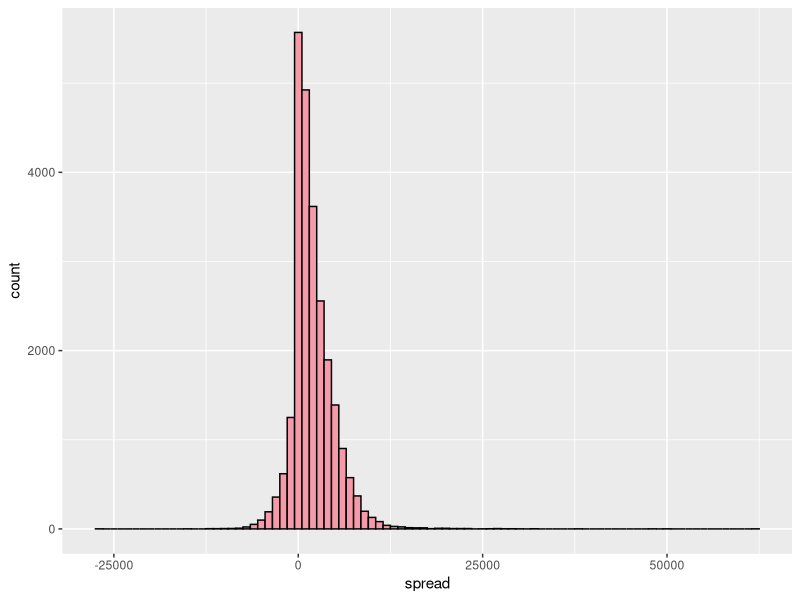
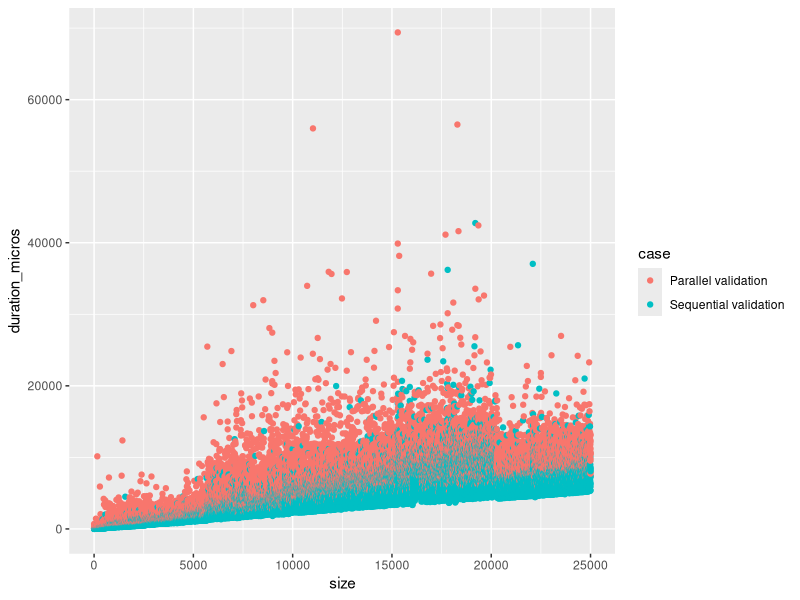
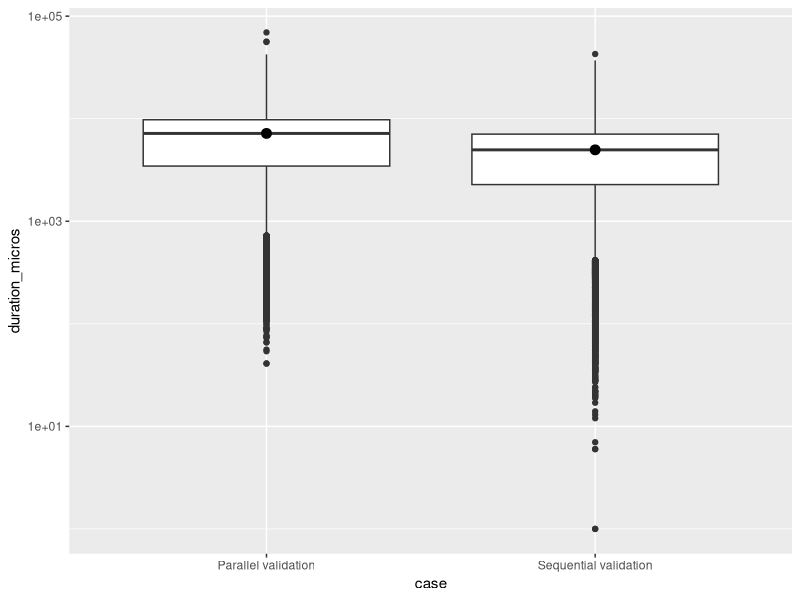

Write R code to recreate these figures, in order.
library(tidyverse)

benchmark_results <- readr::read_csv("benchmark-data/benchmark-table.csv")

sequential <- benchmark_results %>%
  filter(case == "Sequential validation")

parallel <- benchmark_results %>%
  filter(case == "Parallel validation")

scatter <- 
  ggplot(benchmark_results, aes(x = size, y = duration_micros)) +
    geom_jitter(aes(col = case))

box_plot <-
  ggplot(benchmark_results, aes(x = case, y = duration_micros)) +
    geom_boxplot() +
  stat_summary(
    fun.y = median,
    geom = "point",
    size = 3
  ) + 
  scale_y_continuous(trans='log10')

ggsave("benchmark-table-validation-scatter.png", scatter)
ggsave("benchmark-table-validation-boxplot.png", box_plot)

benchmark_results %>% summary()
sequential %>% summary()
parallel %>%summary()


# Spread

sequential_narrow <- 
  sequential %>% 
  transmute(
    size = size,
    duration_micros_seq = duration_micros
  )

parallel_narrow <-
  parallel %>% 
  transmute(
    size = size,
    duration_micros_par = duration_micros
  )

comparative_table <- sequential_narrow %>% left_join(parallel_narrow, by=c("size"))

spread <-
  comparative_table %>%
  transmute(
    size = size,
    spread = duration_micros_par - duration_micros_seq
  )

ggplot(spread, aes(x=spread)) +
  geom_histogram(binwidth = 1000, color="black", fill = "#f59aa9")


summary(spread)
